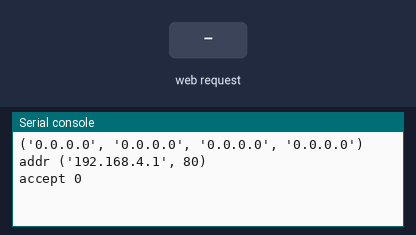
A program run on a simulated MicroPython board. Parts: the last lines printed to the serial console. Inputs (shaded band) come from the test bench. At 2.8 s the program stops and its outputs stay as they are.

Above: at 1.2 s.
1.3 s: HTTP request GET / received
At 2.5 s:
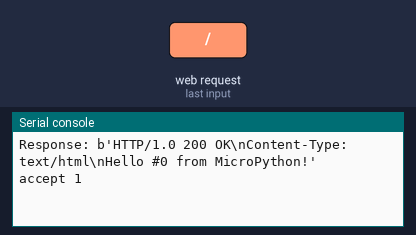
2.8 s: HTTP request GET /exit received
At 3.7 s:
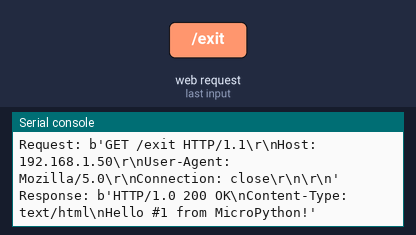

The program:

httpd.py
```python
import usocket as socket
from network import WLAN

CONTENT = """HTTP/1.0 200 OK
Content-Type: text/html
Hello #{} from MicroPython!"""

wlan = WLAN()
print(wlan.ifconfig())
ai = socket.getaddrinfo("192.168.4.1",80)
addr = ai[0][4]
print("addr", addr)

s = socket.socket(socket.AF_INET, socket.SOCK_STREAM)
s.bind(addr)
s.listen(5)
# s.settimeout(5)
counter=0

while True:
    print("accept", counter)
    res = s.accept()
    if res:
        client_s = res[0]
        client_addr = res[1]
        print("Client address:", client_addr)
        print("Client socket:", client_s)
        req = client_s.recv(4096)
        print("Request:", req)
        resp = bytes(CONTENT.format(counter), "ascii")
        print("Response:", resp)
        client_s.send(resp)
        client_s.close()
        parts = req.decode('ascii').split(' ')
        if parts[1] == '/exit':
            break
    counter += 1
```

Measured:
- after the input at 1.3 s, the serial console: prints a new line at once (image 1)
- after the input at 2.8 s, the serial console: prints a new line at once (image 2)
